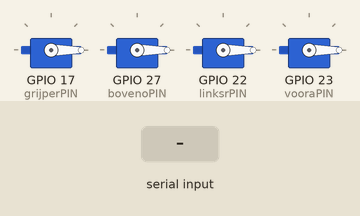
This program was run on a simulated Raspberry Pi (BCM pin numbers). Shown: 4 × servo. Inputs (shaded band) come from the test bench. Servo angles are drawn from the pulse width (0.5 ms = 0°, 2.5 ms = 180°).

Above: at 1.2 s.
1.3 s: "a" typed at the terminal
At 2.4 s:
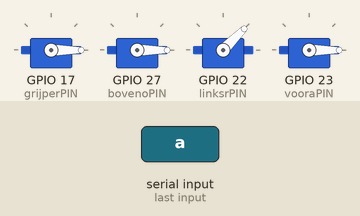
2.8 s: "q" typed at the terminal
At 3.6 s:
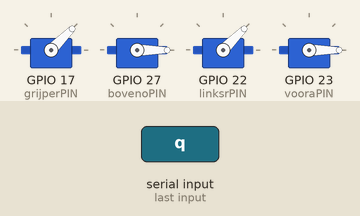
4.3 s: "d" typed at the terminal
At 4.7 s:
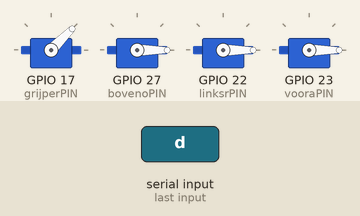
5.8 s: "w" typed at the terminal
At 7.0 s:
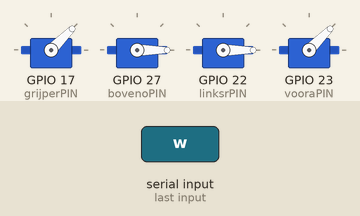
7.3 s: "e" typed at the terminal
At 8.2 s:
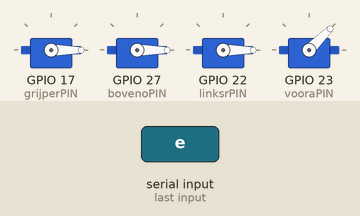
8.8 s: "r" typed at the terminal
At 9.4 s:
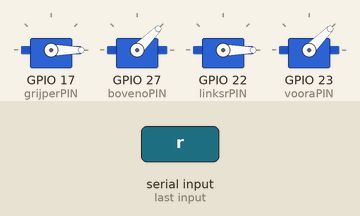
Timing chart, 0 to 11.3 s (numbered marks = the images above; inputs shaded):
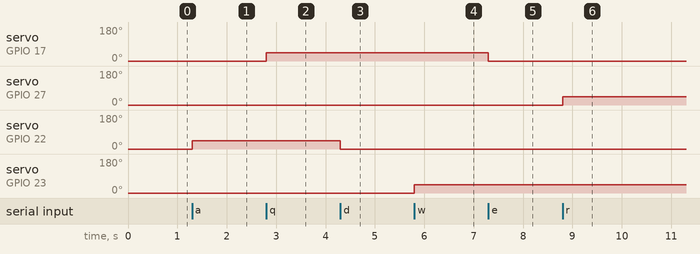

The program:

keycontrol.py
```python
import keyboard
import time
import sys, termios, tty, os
import RPi.GPIO as GPIO
import pigpio

def getch():
    fd = sys.stdin.fileno()
    old_settings = termios.tcgetattr(fd)
    try:
        tty.setraw(sys.stdin.fileno())
        ch = sys.stdin.read(1)

    finally:
        termios.tcsetattr(fd, termios.TCSADRAIN, old_settings)
    return ch

grijperPIN = 17 # Board pin 11, BCM pin 17
bovenoPIN = 27 # Board pin 13, BCM pin 27
linksrPIN = 22 # Board pin 15, BCM pin 22
vooraPIN = 23 # Board pin 16, BCM pin 23

pwm = pigpio.pi()
pwm.set_mode(grijperPIN, pigpio.OUTPUT) # schakel GPIO pin op output (standaard input)
pwm.set_mode(bovenoPIN, pigpio.OUTPUT)
pwm.set_mode(linksrPIN, pigpio.OUTPUT)
pwm.set_mode(vooraPIN, pigpio.OUTPUT)

pwm.set_PWM_frequency( grijperPIN, 50 ) # grijper
pwm.set_PWM_frequency( bovenoPIN, 50 ) # boven/onder
pwm.set_PWM_frequency( linksrPIN, 50 ) # links/rechts
pwm.set_PWM_frequency( vooraPIN, 50 ) # voor/achter

pwm.set_servo_pulsewidth( grijperPIN, 500 ) ; # Zet grijper op positie 0 (dicht)
pwm.set_servo_pulsewidth( bovenoPIN, 500 ) ; # Zet boven/onder op positie 0 (helemaal boven)
pwm.set_servo_pulsewidth( linksrPIN, 500 ) ; # Zet links/rechts op positie 0 (helemaal links)
pwm.set_servo_pulsewidth( vooraPIN, 500 ) ; # Zet voor/achter op positie 0 (helemaal vooruit)

# In volgende variabelen worden de posities van elke servo bijgehouden
# Deze positionering zit logisch in elkaar: 500 is helemaal links, 1500 is het midden en 2500 is rechts
grijper = 500
bovenonder = 500
linksrechts = 500
voorachter = 500

try: # Probeer
    while True: # Luister vanaf nu naar keyboard voor beweging
        pwm.set_servo_pulsewidth( grijperPIN, grijper ) ; # Zet grijper op inhoud van variabele "grijper"
        pwm.set_servo_pulsewidth( bovenoPIN, bovenonder ) ; # Zet boven/onder op op inhoud van variabele
        pwm.set_servo_pulsewidth( linksrPIN, linksrechts ) ; # Zet links/rechts op inhoud van variabele
        pwm.set_servo_pulsewidth( vooraPIN, voorachter ) ; # Zet voor/achter op inhoud van variabele

        char = getch() # Met deze functie kijken we welke toets ingedrukt is

        if (char == "a"): # Als "A" ingedrukt is
            if (linksrechts < 2500): # En wanneer links/rechts lager is dan 2500 (het maximum)
                linksrechts += 500 # Tel 500 op bij de vorige waarde van links/rechts (1 stap)
                pwm.set_servo_pulsewidth( linksrPIN, linksrechts ) ; # Zet linksrechts op de nieuwe inhoud (+ 1 stap) en beweeg de arm hier naartoe

        if (char == "d"): # Als "d" ingedrukt is
            if (linksrechts > 500): # En wanneer links/rechts hoger is dan 500 (het minimum)
                linksrechts -= 500 # trek 500 af van de vorige waarde van links/rechts (1 stap)
                pwm.set_servo_pulsewidth( linksrPIN, linksrechts ) ; # Zet linksrechts op de nieuwe inhoud (- 1 stap) en beweeg de arm hier naartoe

        if (char == "q"):
            if (grijper < 2500):
                grijper += 500
                pwm.set_servo_pulsewidth( grijperPIN, grijper ) ; # Zet grijper op inhoud van variabele "grijper"

        if (char == "e"):
            if (grijper > 500):
                grijper -= 500
                pwm.set_servo_pulsewidth( grijperPIN, grijper ) ; # Zet grijper op inhoud van variabele "grijper"

        if (char == "w"):
            if (voorachter < 2500):
                voorachter += 500
                pwm.set_servo_pulsewidth( vooraPIN, voorachter ) ; # Zet vooraachter op inhoud van variabele "voorachter"

        if (char == "s"):
            if (voorachter > 500):
                voorachter -= 500
                pwm.set_servo_pulsewidth( vooraPIN, voorachter ) ; # Zet voorachter op inhoud van variabele "voorachter"

        if (char == "r"):
            if (bovenonder < 2500):
                bovenonder += 500
                pwm.set_servo_pulsewidth( bovenoPIN, bovenonder ) ; # Zet bovenonder op inhoud van variabele "bovenonder"

        if (char == "f"):
            if (bovenonder > 500):
                bovenonder -= 500
                pwm.set_servo_pulsewidth( bovenoPIN, bovenonder ) ; # Zet bovenonder op inhoud van variabele "bovenonder"

        else:
            if (char == "p"):
                GPIO.cleanup() # Schakel alle GPIO pins uit
                exit() # stop het script

except KeyboardInterrupt: # Bij het stoppen van het script (met CTRL+C)
    GPIO.cleanup() # Herstel GPIO's naar standaardwaarden
```

Measured:
- after the input at 1.3 s, servo on GPIO 22 (linksrPIN): 0° → 45° at once
- after the input at 2.8 s, servo on GPIO 17 (grijperPIN): 0° → 45° at once
- after the input at 4.3 s, servo on GPIO 22 (linksrPIN): 45° → 0° at once
- after the input at 5.8 s, servo on GPIO 23 (vooraPIN): 0° → 45° at once
- after the input at 7.3 s, servo on GPIO 17 (grijperPIN): 45° → 0° at once
- after the input at 8.8 s, servo on GPIO 27 (bovenoPIN): 0° → 45° at once
